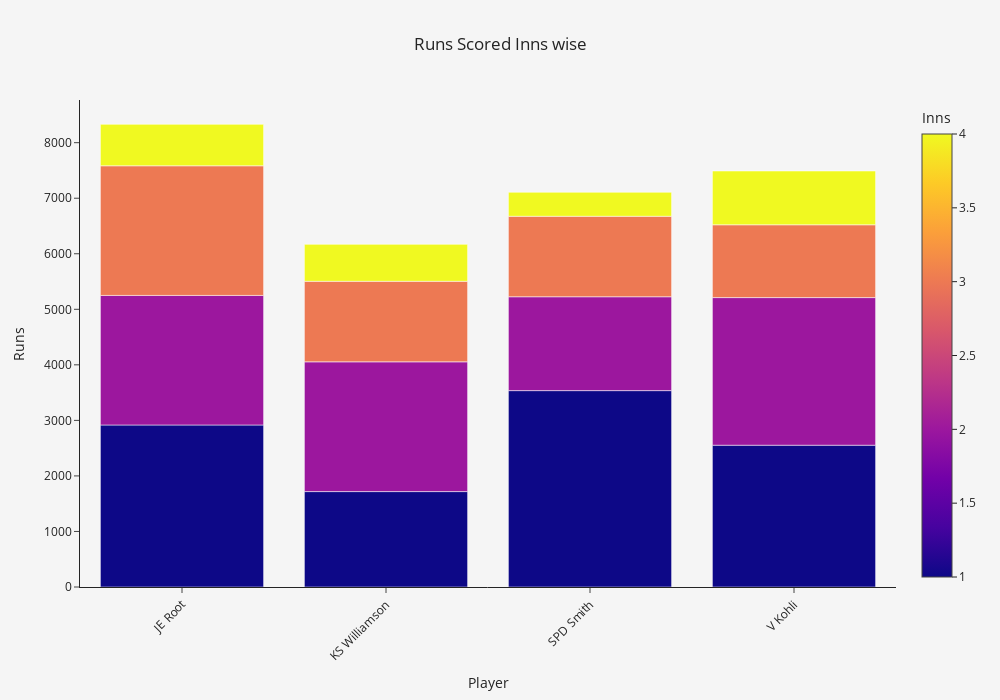

Source (notebook cell):
### Code cell
d = new_df.groupby(['Player','Inns'],as_index=False)['Runs'].agg('sum')
fig = px.bar(d, x="Player", y="Runs", color="Inns", title="Runs Scored Inns wise",color_discrete_sequence=px.colors.sequential.speed)
# fig.update(layout_coloraxis_showscale=False)
fig.update_layout(barmode='stack', xaxis_tickangle=-45,height=700,width=1000, template = 'simple_white',title_x=0.5,
                 plot_bgcolor='whitesmoke',paper_bgcolor='whitesmoke')
fig.show()

### Figure 1 — Plotly figure (JSON) as saved in the notebook; plotly's stock layout.template omitted (floating-point values rounded to 4 significant figures)
{"data": [{"alignmentgroup": "True", "hovertemplate": "Player=%{x}<br>Runs=%{y}<br>Inns=%{marker.color}<extra></extra>", "legendgroup": "", "marker": {"color": [1, 2, 3, 4, 1, 2, 3, 4, 1, 2, 3, 4, 1, 2, 3, 4], "coloraxis": "coloraxis"}, "name": "", "offsetgroup": "", "orientation": "v", "showlegend": false, "textposition": "auto", "type": "bar", "x": ["JE Root", "JE Root", "JE Root", "JE Root", "KS Williamson", "KS Williamson", "KS Williamson", "KS Williamson", "SPD Smith", "SPD Smith", "SPD Smith", "SPD Smith", "V Kohli", "V Kohli", "V Kohli", "V Kohli"], "xaxis": "x", "y": [2917, 2333, 2334, 746, 1718, 2336, 1450, 665, 3536, 1690, 1449, 432, 2553, 2658, 1311, 968], "yaxis": "y"}], "layout": {"barmode": "stack", "coloraxis": {"colorbar": {"title": {"text": "Inns"}}, "colorscale": [[0, "#0d0887"], [0.1111, "#46039f"], [0.2222, "#7201a8"], [0.3333, "#9c179e"], [0.4444, "#bd3786"], [0.5556, "#d8576b"], [0.6667, "#ed7953"], [0.7778, "#fb9f3a"], [0.8889, "#fdca26"], [1, "#f0f921"]]}, "height": 700, "legend": {"tracegroupgap": 0}, "paper_bgcolor": "whitesmoke", "plot_bgcolor": "whitesmoke", "title": {"text": "Runs Scored Inns wise", "x": 0.5}, "width": 1000, "xaxis": {"anchor": "y", "domain": [0, 1], "tickangle": -45, "title": {"text": "Player"}}, "yaxis": {"anchor": "x", "domain": [0, 1], "title": {"text": "Runs"}}}}
